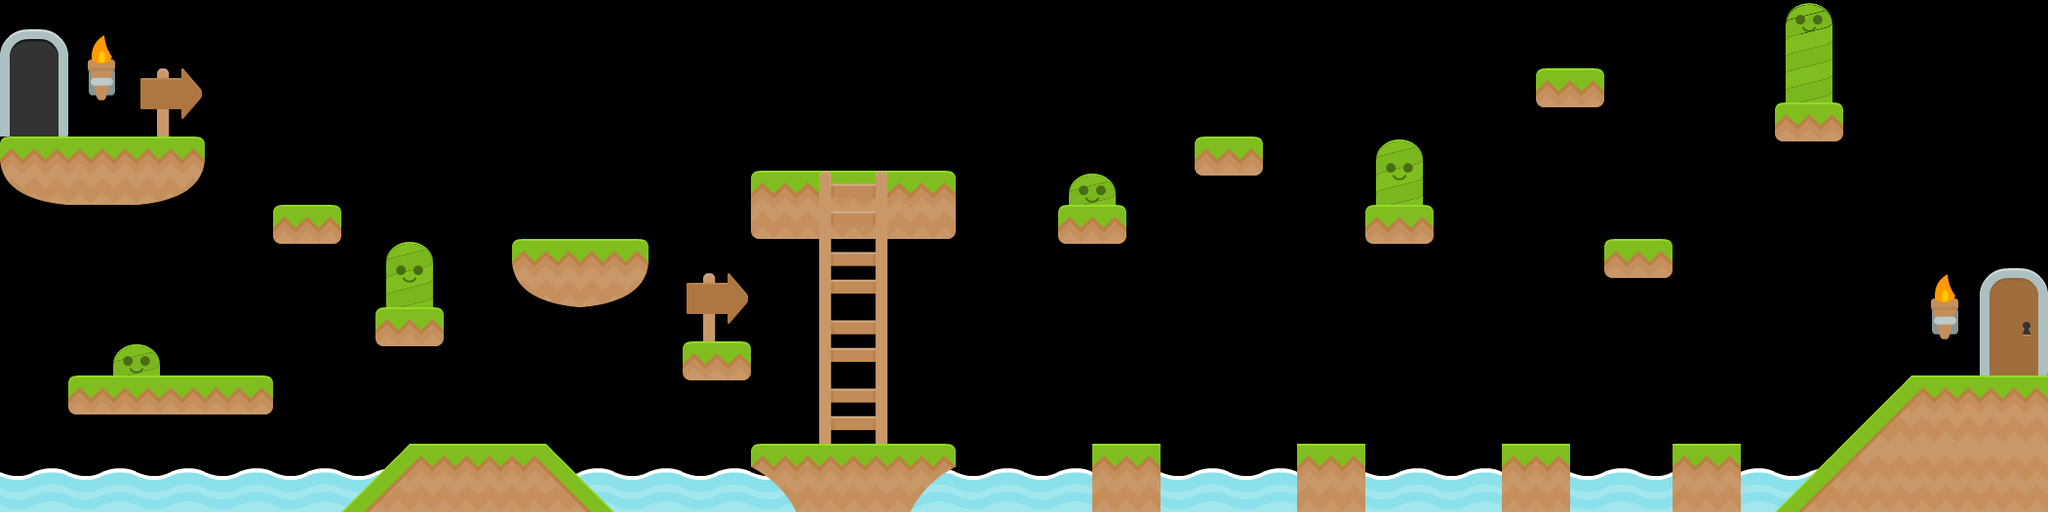

Below is a game level as drawn by its tile map, then a one-line description and the .tmx that defines it (tile-layer data replaced by summaries):
An orthogonal 60x15 tile map with 35x35 px tiles, 3 tile layers (Background Images, Platforms, Ladders).

<map version="1.0" orientation="orthogonal" renderorder="right-down" width="60" height="15" tilewidth="35" tileheight="35" nextobjectid="1">
 <tileset firstgid="1" name="Tileset" tilewidth="70" tileheight="70" spacing="2" margin="2">
  <image source="tileset.png" width="1024" height="1024" />
 </tileset>
 <layer name="Background Images" width="60" height="15">
  <data>[900 cells, 35 non-empty, 10 distinct tile ids]</data>
 </layer>
 <layer name="Platforms" width="60" height="15">
  <data>[900 cells, 38 non-empty, 15 distinct tile ids]</data>
 </layer>
 <layer name="Ladders" width="60" height="15">
  <data>[900 cells, 4 non-empty, 2 distinct tile ids]</data>
 </layer>
</map>
